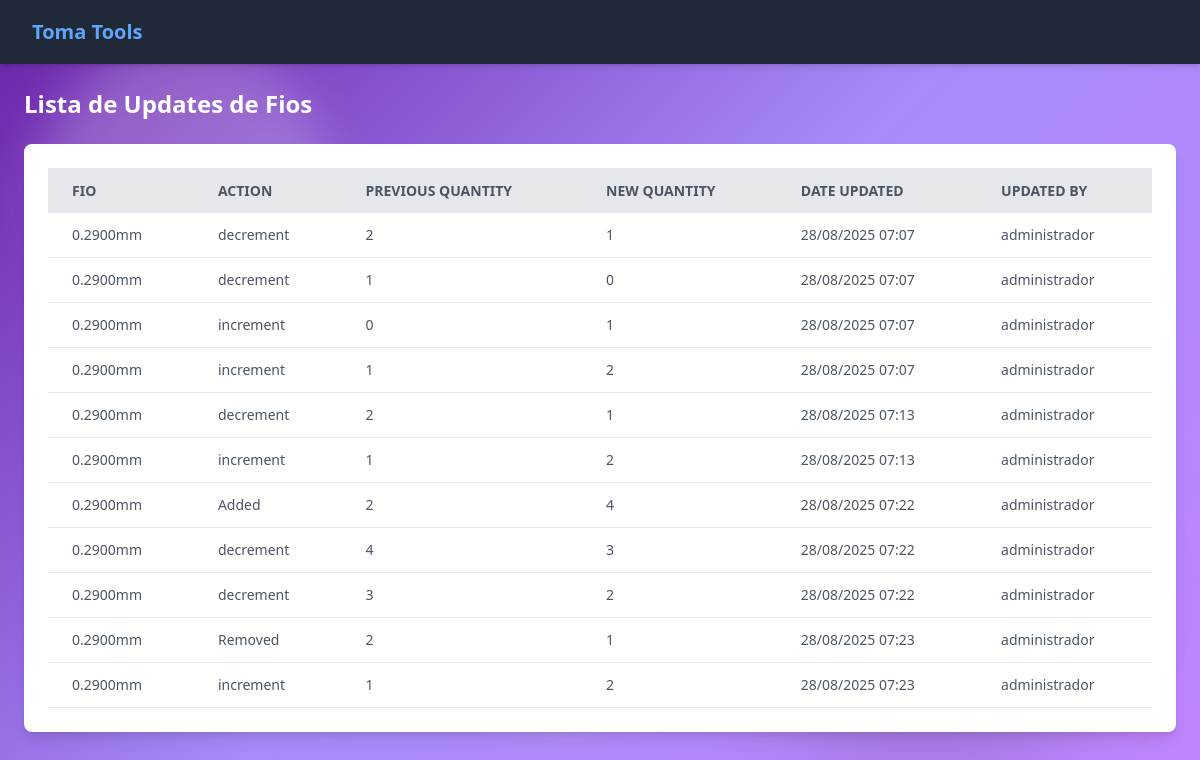
Screenshot of /listar_update_fios/ with the database file from the repository.
### management/models.py (models this page shows, shortened)
class updateFios(models.Model):
    ACTION_CHOICES = [
        ('added', 'Added'),
        ('removed', 'Removed'),
    ]
    fio = models.ForeignKey(Fios, on_delete=models.CASCADE)
    previous_quantity = models.IntegerField()
    new_quantity = models.IntegerField()
    date_updated = models.DateTimeField(auto_now_add=True)
    action = models.CharField(max_length=10, choices=ACTION_CHOICES)
    user = models.ForeignKey(User, on_delete=models.CASCADE, null=True, blank=True)

class Fios(models.Model):
    material = [
        ('cobre', 'Cobre'),
        ('aco', 'Aço'),
    ]
    size = models.DecimalField(max_digits=10, decimal_places=4)
    weight = models.DecimalField(max_digits=10, decimal_places=2)
    quantity = models.IntegerField()
    material = models.CharField(max_length=20, choices=material, default='cobre')
    min_stock = models.IntegerField()
    fornecedor = models.ForeignKey(Fornecedor, on_delete=models.CASCADE, null=True, blank=True)
    date_added = models.DateTimeField(auto_now_add=True)
    updated_at = models.DateTimeField(auto_now=True)
    user = models.ForeignKey(User, on_delete=models.CASCADE, null=True, blank=True)

### management/views.py (the view)
# urls.py: path('listar_update_fios/', views.listar_updates_fios, name='listar_update_fios'),
def listar_updates_fios(request):
    updates = updateFios.objects.all()
    return render(request, 'management/listar_update_fios.html', {'updates': updates})

### management/templates/management/listar_update_fios.html (shortened to what this page needs)
{% extends 'management/base.html' %}
{% load static %}
{% block content %}
<h1 class="text-2xl font-bold text-white mb-6">Lista de Updates de Fios</h1>
<div class="overflow-x-auto w-full max-w-7xl bg-white rounded-lg shadow-lg p-6">
    <table id="fiosUpdateTable" class="min-w-full table-auto">
        <thead>
            <tr class="bg-gray-200 text-gray-600 uppercase text-sm leading-normal">
                <th class="py-3 px-6 text-left">Fio</th>
                <th class="py-3 px-6 text-left">Action</th>
                <th class="py-3 px-6 text-left">Previous Quantity</th>
                <th class="py-3 px-6 text-left">New Quantity</th>
                <th class="py-3 px-6 text-left">Date Updated</th>
                <th class="py-3 px-6 text-left">Updated By</th>
            </tr>
        </thead>
        <tbody class="text-gray-600 text-sm font-light">
            {% for at in updates %}
            <tr class="border-b border-gray-200 hover:bg-gray-100">
                <td class="py-3 px-6 text-left">
                    {{ at.fio.size }}mm
                </td>
                <td class="py-3 px-6 text-left">
                    {{ at.get_action_display }}
                </td>
                <td class="py-3 px-6 text-left">
                    {{ at.previous_quantity }}
                </td>
                <td class="py-3 px-6 text-left">
                    {{ at.new_quantity }}
                </td>
                <td class="py-3 px-6 text-left">
                    {{ at.date_updated|date:"d/m/Y H:i" }}
                </td>
                <td class="py-3 px-6 text-left">
                    {{ at.user.username }}
                </td>
            </tr>
            {% empty %}
            <tr>
                <td colspan="6" class="py-3 px-6 text-center">Nenhuma atualização de fio encontrada.</td>
            </tr>
            {% endfor %}
        </tbody>
    </table>
</div>
{% endblock %}

### rows the page displays
updateFios: fio.size "0.2900", action "decrement", previous_quantity "2", new_quantity "1", date_updated "28/08/2025 07:07", user.username "administrador"
updateFios: fio.size "0.2900", action "decrement", previous_quantity "1", new_quantity "0", date_updated "28/08/2025 07:07", user.username "administrador"
updateFios: fio.size "0.2900", action "increment", previous_quantity "0", new_quantity "1", date_updated "28/08/2025 07:07", user.username "administrador"
updateFios: fio.size "0.2900", action "increment", previous_quantity "1", new_quantity "2", date_updated "28/08/2025 07:07", user.username "administrador"
updateFios: fio.size "0.2900", action "decrement", previous_quantity "2", new_quantity "1", date_updated "28/08/2025 07:13", user.username "administrador"
updateFios: fio.size "0.2900", action "increment", previous_quantity "1", new_quantity "2", date_updated "28/08/2025 07:13", user.username "administrador"
updateFios: fio.size "0.2900", action "Added", previous_quantity "2", new_quantity "4", date_updated "28/08/2025 07:22", user.username "administrador"
updateFios: fio.size "0.2900", action "decrement", previous_quantity "4", new_quantity "3", date_updated "28/08/2025 07:22", user.username "administrador"
updateFios: fio.size "0.2900", action "decrement", previous_quantity "3", new_quantity "2", date_updated "28/08/2025 07:22", user.username "administrador"
updateFios: fio.size "0.2900", action "Removed", previous_quantity "2", new_quantity "1", date_updated "28/08/2025 07:23", user.username "administrador"
updateFios: fio.size "0.2900", action "increment", previous_quantity "1", new_quantity "2", date_updated "28/08/2025 07:23", user.username "administrador"
